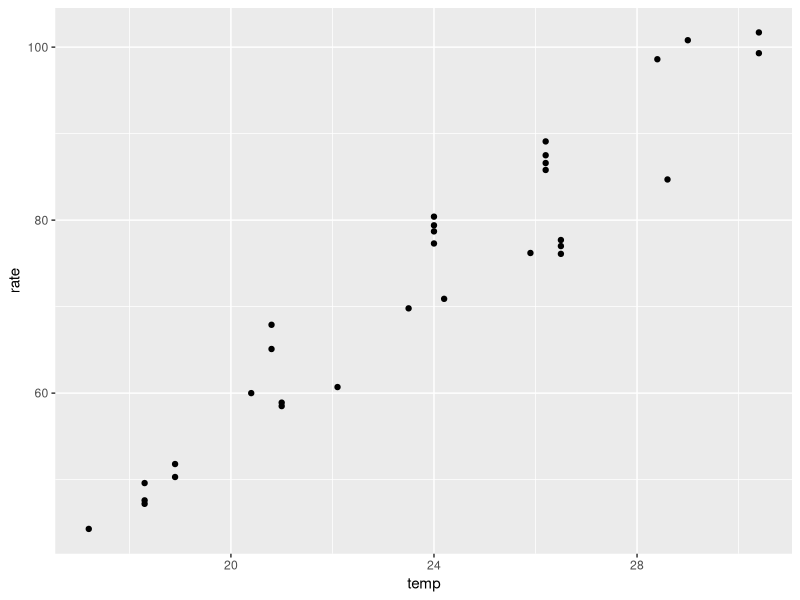
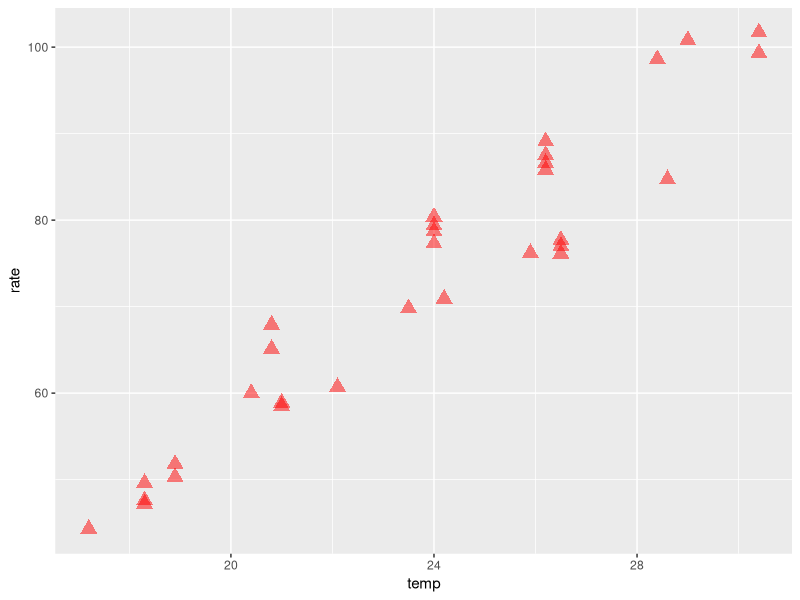
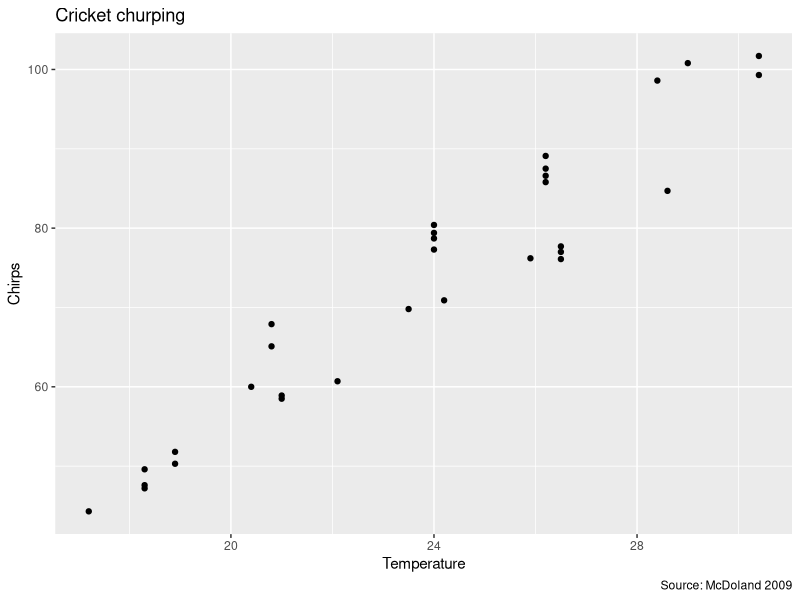
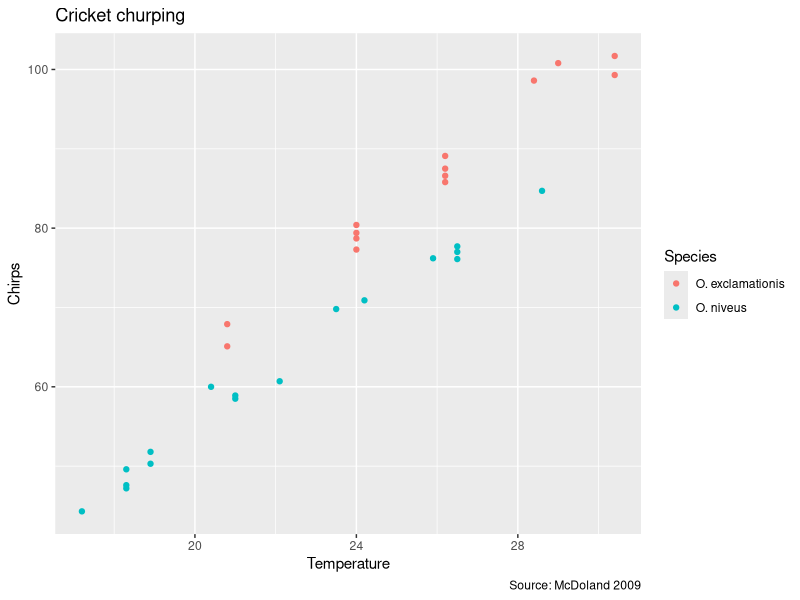
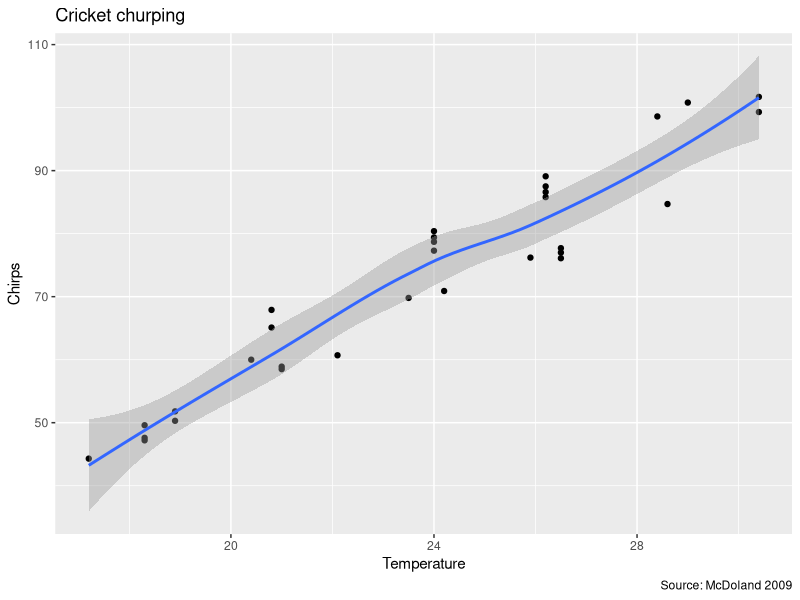
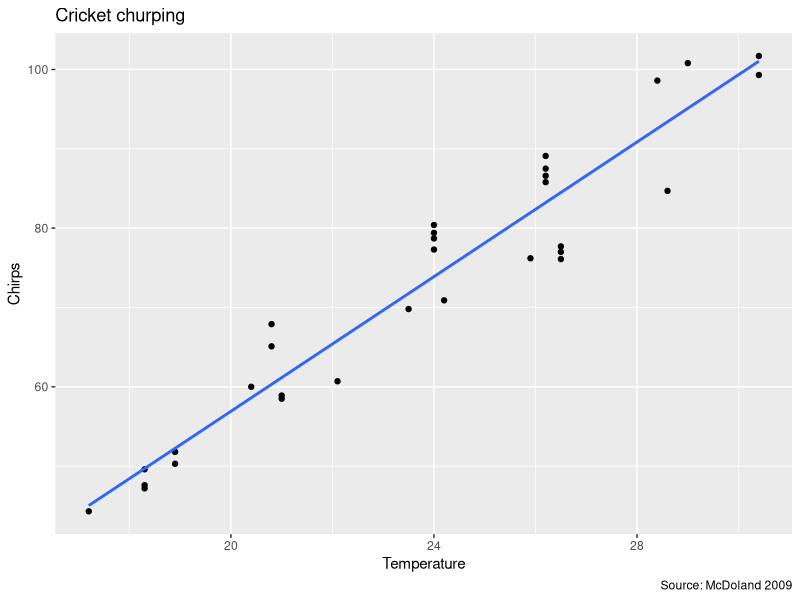
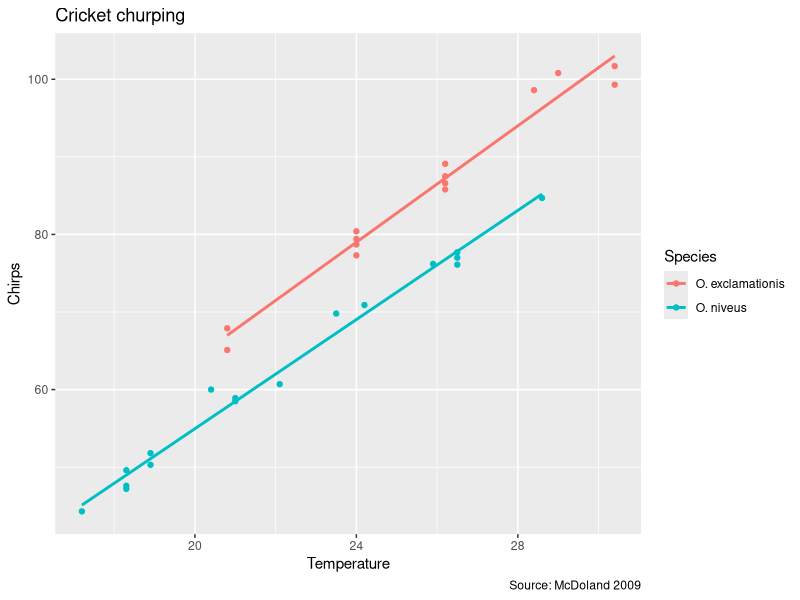
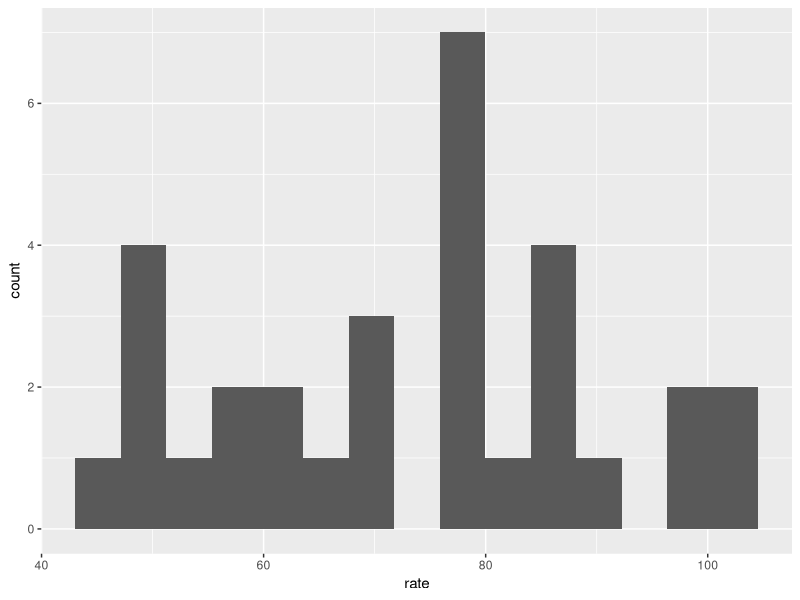

The R script that drew these images, in order:

#tidyverse is used for data manipulation
#it has ggplot2,dplyr,tidyr,readr 
install.packages("tidyverse")
library(tidyverse)

#has different dataset
install.packages("modeldata")
library(modeldata)

#this will provide all the datasets in modeldata
data(package = "modeldata")

#describes the dataset
?crickets

#shows cricket dataset
view(crickets)

#shows how to use ggplot
?ggplot

#plots basic scatter plot tmp vs rate
ggplot(data= crickets,mapping = aes(x = temp, y =rate)) +
  geom_point()

#change color,size, transparancy(alpha) and shape of points
ggplot(data= crickets,mapping = aes(x = temp, y =rate)) +
  geom_point(color='red',
             size = 4,
             shape = "triangle",
             alpha= 0.5)

#shows other options
?geom_point

#adding title, labels
ggplot(data = crickets, mapping = aes(temp, rate)) +
  geom_point() +
  labs(title = "Cricket churping",
       x = "Temperature",
       y = "Chirps",
       caption = "Source: McDoland 2009")

#adds species as colour
ggplot(data = crickets, mapping = aes(temp, rate, color = species)) +
  geom_point() +
  labs(title = "Cricket churping",
       x = "Temperature",
       y = "Chirps",
       caption = "Source: McDoland 2009",
       color = "Species")

#gives the best fit line
ggplot(data = crickets, mapping = aes(temp, rate)) +
  geom_point() +
  labs(title = "Cricket churping",
       x = "Temperature",
       y = "Chirps",
       caption = "Source: McDoland 2009")+
  geom_smooth()


#gives you regression line, SE removes the error shadow
ggplot(data = crickets, mapping = aes(temp, rate)) +
  geom_point() +
  labs(title = "Cricket churping",
       x = "Temperature",
       y = "Chirps",
       caption = "Source: McDoland 2009")+
  geom_smooth(method = "lm", se = FALSE)

#if colors are added, it gives two seperate regression lines
ggplot(data = crickets, mapping = aes(temp, rate, color = species)) +
  geom_point() +
  labs(title = "Cricket churping",
       x = "Temperature",
       y = "Chirps",
       caption = "Source: McDoland 2009",
       color = "Species") +
  geom_smooth(method = "lm", se = FALSE)


#histogram of chirp rate
ggplot(crickets, aes(x = rate))+
  geom_histogram(bins = 15)

#frequency line chart
ggplot(crickets, aes(x = rate))+
  geom_freqpoly(bins = 15)

#bar chart
ggplot(crickets, aes(x=species))+
  geom_bar(color='purple',fill='lightgreen')

#adds species colour and removes legend
ggplot(crickets, aes(x=species, fill = species))+
  geom_bar(color='purple', show.legend = FALSE)+
  labs(title = "Cricket churping",
       caption = "Source: McDoland 2009")

#boxplot is best for one categorical and one quantitative variable
ggplot(crickets, aes(x=species,y=rate))+
  geom_boxplot()

#adds color and removes extra legend
#theme_minimal removes gray background
ggplot(crickets, aes(x=species,y=rate, fill = species))+
  geom_boxplot(show.legend = FALSE) +
  theme_minimal()


#doesnt give much insights about data
ggplot(crickets, aes(x=rate, fill= species))+
  geom_histogram(bins = 15)


#facet wrap sperates the graphs
ggplot(crickets, aes(x=rate, fill = species))+
  geom_histogram(bins = 15, show.legend = FALSE) +
  facet_wrap(~species) + 
  scale_fill_brewer(palette = "Dark2")


#puts the graphs in one column
ggplot(crickets, aes(x=rate, fill = species))+
  geom_histogram(bins = 15, show.legend = FALSE) +
  facet_wrap(~species,ncol = 1) + 
  scale_fill_brewer(palette = "Dark2")
